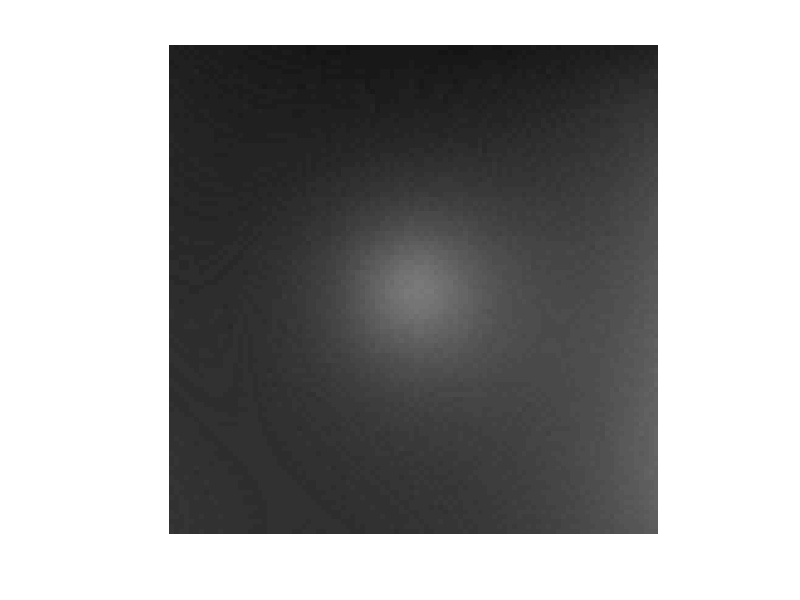

MATLAB code to generate this figure:
clc
clear all
close all

load('N_1.mat');
load('N_2.mat');
load('N_3.mat');

light=[0.5 0.5 1];
light=light/sqrt(light(1)*light(1)+light(2)*light(2)+light(3)*light(3));
I=zeros(size(N_1,1),size(N_1,2));

for count_x=1:size(N_1,1)
    for count_y=1:size(N_1,2)
        
        I(count_x,count_y)=light*[N_1(count_x,count_y);N_2(count_x,count_y);N_3(count_x,count_y)];
        %N=S\[double(im_1(count_x,count_y));double(im_2(count_x,count_y));double(im_3(count_x,count_y))];
%         N_1(count_x,count_y)=N(1)/sqrt(N(1)*N(1)+N(2)*N(2)+N(3)*N(3));
%         N_2(count_x,count_y)=N(2)/sqrt(N(1)*N(1)+N(2)*N(2)+N(3)*N(3));
%         N_3(count_x,count_y)=N(3)/sqrt(N(1)*N(1)+N(2)*N(2)+N(3)*N(3));
%         N_1(count_x,count_y)=N(1)/N(3);
%         N_2(count_x,count_y)=N(2)/N(3);
%         N_3(count_x,count_y)=1;
%         N_1(count_x,count_y)=N_1(count_x,count_y)/N_3(count_x,count_y);
%         N_2(count_x,count_y)=N_2(count_x,count_y)/N_3(count_x,count_y);
        %N_3(count_x,count_y)=N(3);
    end
end
imshow(I);
